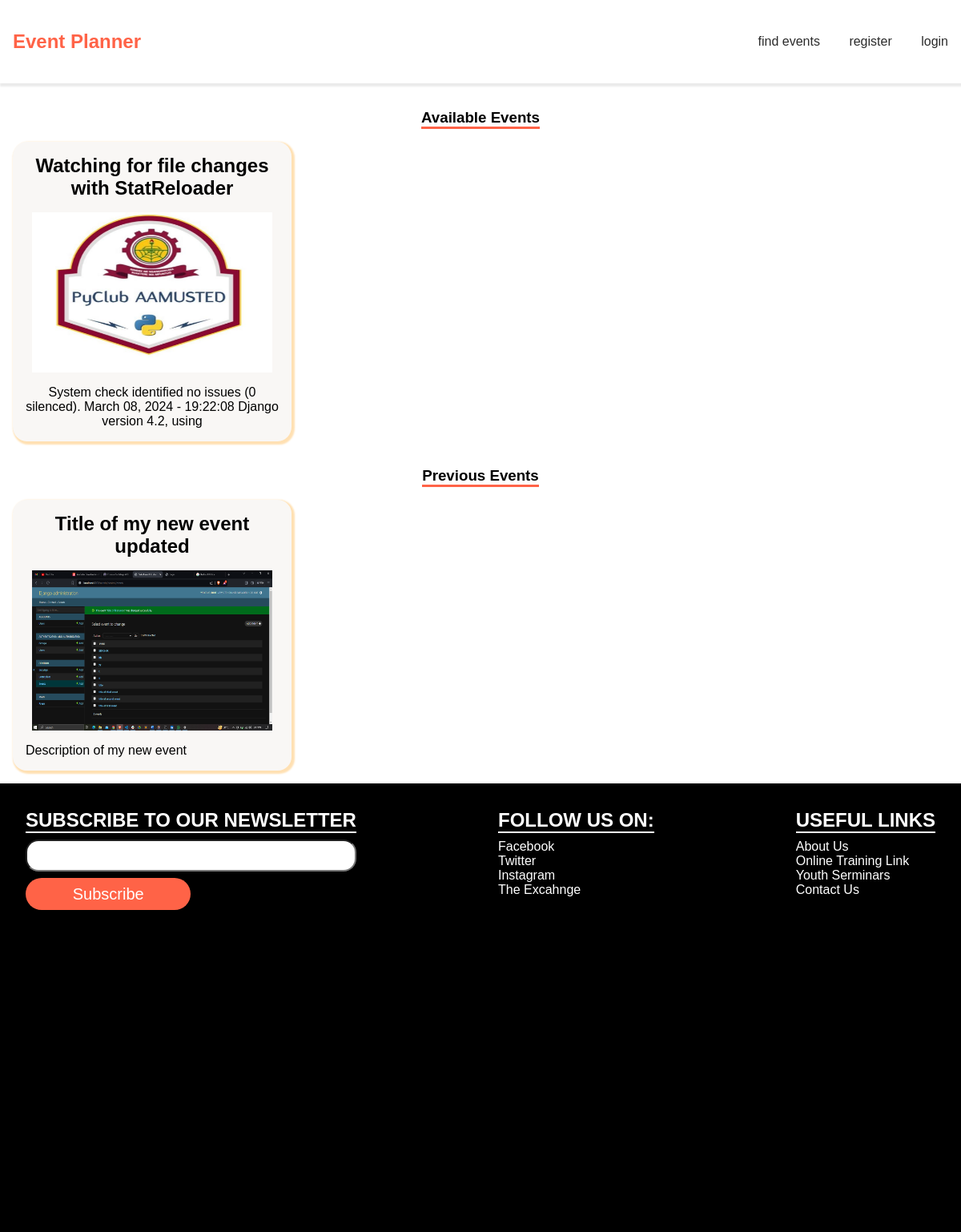
Screenshot of /all_events with the database file from the repository.
### control/models.py (models this page shows, shortened)
class Event(models.Model):
    class EventState(models.TextChoices):
        OPEN = ("OPEN", "Open")
        CLOSED = ("CLOSED", "Closed")
    organizer = models.ForeignKey(User, on_delete=models.CASCADE)
    title = models.CharField(max_length=100, unique=True, blank=False, null=False)
    description = models.CharField(max_length=100, blank=False, null=False)
    details = models.TextField(blank=False)
    location = models.CharField(max_length=150, null=False, default="")
    image = models.ImageField(upload_to=base.MEDIA_ROOT)
    price_tag = models.FloatField(max_length=float("inf"), default=0)
    state = models.CharField(
        max_length=100, choices=EventState.choices, default=EventState.OPEN
    )
    date = models.DateField(default=timezone.now)
    time = models.TimeField(default=timezone.now)

### main/views.py (the view)
# urls.py: path("all_events", EventsList.as_view(), name="all_events"),
class EventsList(View):
    model = Event
    def get(self, request):
        events = self.model.objects.filter(state="OPEN")
        closed = self.model.objects.filter(state="CLOSED")
        context = {
            "events": events,
            "closed": closed,
        }
        return render(request, "main/events_list.html", context)

### templates/main/events_list.html (shortened to what this page needs)
{% extends "base.html" %}
{% block content %}
<center>
    <h3 class="event-list-h">Available Events</h3>
</center>
<article id="mission mission-sec">
    <div class="mission">
        {% for event in events %}
        <section class="mission-content">
            <h2>{{ event.title }}</h2>
            {% if event.image %}<img src="{{event.image.url}}" alt="" width="300" height="200">{% endif %}
            <div>
                <p><a href="{% url 'main:event-details' event.title %}">{{ event.description }}</a>
                </p>
            </div>
        </section>
        {%empty%}
        <p>No items yet </p>
        {% endfor %}
    </div>
</article>
<center>
    <h3 class="event-list-h"> Previous Events </h3>
</center>
<article id="mission mission-sec">
    <div class="mission">
        {% for event in closed %}
        <section class="mission-content">
            <h2>{{ event.title }}</h2>
            {% if event.image %}<img src="{{event.image.url}}" alt="" width="300" height="200">{% endif %}
            <div>
                <p><a href="{% url 'main:event-details' event.title %}">{{ event.description }}</a>
                </p>
            </div>
        </section>
        {%empty%}
        <p>No items yet </p>
        {% endfor %}
    </div>
</article>
{% endblock content %}

### templates/base.html (shortened to what this page needs)
<!DOCTYPE html>
{% load static %}
<html lang="en">
<head>
    <link rel="stylesheet" href="{% static 'css/styles.css'%}">
</head>
<body>
    <header>
        <nav class="navbar">
            <a href="{% url 'main:home' %}" style="text-decoration: none; color: tomato; margin-left: 1rem;">
                <h2 class="navbar-header">Event Planner</h2>
            </a>
            <div class="navbar-links">
                <a href="{% url 'main:all_events'%}">find events</a>
                {% if user.is_authenticated %}
                <a href="{% url 'control:dashboard' %}">Dashboard</a>
                <a href="{% url 'accounts:logout' %}">logout</a>
                <a href="#">{{request.user}}</a>
                {% else %}
                <a href="{% url 'accounts:register' %}">register</a>
                <a href="{% url 'accounts:login' %}">login</a>
                {% endif %}
            </div>
        </nav>
    </header>
    {% block content %}
    {% endblock content %}
    <footer class="footer">
        <section class="newsletter section">
            <h2>Subscribe to our newsletter</h2>
            <form action="{% url 'main:send_mail' %}" method="post">
                <p>
                    <input type="email" name="email" id="email" required autocomplete="on">
                </p>
                <button type="submit">Subscribe</button>
            </form>
        </section>
        <section class="social-media-links section">
            <h2>follow us on: </h2>
            <ul>
                <li><a href="">facebook</a></li>
                <li><a href="">twitter</a></li>
                <li><a href="">instagram</a></li>
                <li><a href="">the excahnge</a></li>
            </ul>
        </section>
        <section class="useful-links section">
            <h2>useful links</h2>
            <ul>
                <li><a href="">About Us</a></li>
                <li><a href="">Online Training Link</a></li>
                <li><a href="">Youth Serminars</a></li>
                <li><a href="{% url 'main:enquiries' %}">Contact Us</a></li>
            </ul>
        </section>
    </footer>
</body>
<html />

### static/css/styles.css (style rules this page uses)
* { margin: 0; padding: 0; box-sizing: border-box; }
img { display: block; }
body { background-color: #fff; font-family: 'Lucida Sans', 'Lucida Sans Regular', 'Lucida Grande', 'Lucida Sans Unicode', Geneva, Verdana, sans-serif; }
.navbar { display: flex; position: sticky; height: 13vh; width: 100%; z-index: 0; margin-bottom: 1rem; background-color: #fff; justify-content: space-between; align-items: center; box-shadow: 2px 2px 2px 2px rgba(0, 0, 0, 0.084); }
.navbar-links a { text-decoration: none; color: #000000d4; padding: 1rem; }
.event-list-h { border-bottom: 3px solid tomato; padding-top: 1rem; display: inline-block; }
.mission { display: flex; flex-wrap: wrap; }
.mission-content { border-radius: 5%; padding: 1rem; display: inline-block; min-height: 32vh; width: 29vw; margin: 1rem; background-color: rgba(217, 208, 196, 0.173); box-shadow: 2px 2px 2px 2px rgba(255, 222, 173, 0.938); text-align: center; }
.mission-content img { max-width: 60vw; max-height: 40vh; align-content: center; margin: 1rem auto; }
.mission-content p a { text-decoration: none; color: black; }
.mission-content p { float: left; }
.footer { padding: 1rem; display: flex; flex-wrap: wrap; justify-content: space-between; background-color: rgb(0, 0, 0); margin: 0; height: 70vh; }
.section { margin: 1rem; }
.section h2 { text-transform: uppercase; border-bottom: 2px solid #fff; color: #fff; margin-bottom: 0.5rem; }
.section ul li { list-style: none; }
.section ul li a { text-decoration: none; text-transform: capitalize; color: white; }
.newsletter form input { width: 100%; height: 5vh; border-radius: 1rem; padding: 1rem; }
.newsletter form button { width: 50%; height: 5vh; border: 0px solid lightcoral; color: #fff; border-radius: 5rem; margin-top: 0.5rem; font-size: 1.25rem; background-color: tomato; }

### rows the page displays
Event: title "Watching for file changes with StatReloader", image (picture), description "System check identified no issues (0 silenced). March 08, 2024 - 19:22:08 Django version 4.2, using"
Event: title "Title of my new event updated", image (picture), description "Description of my new event"
